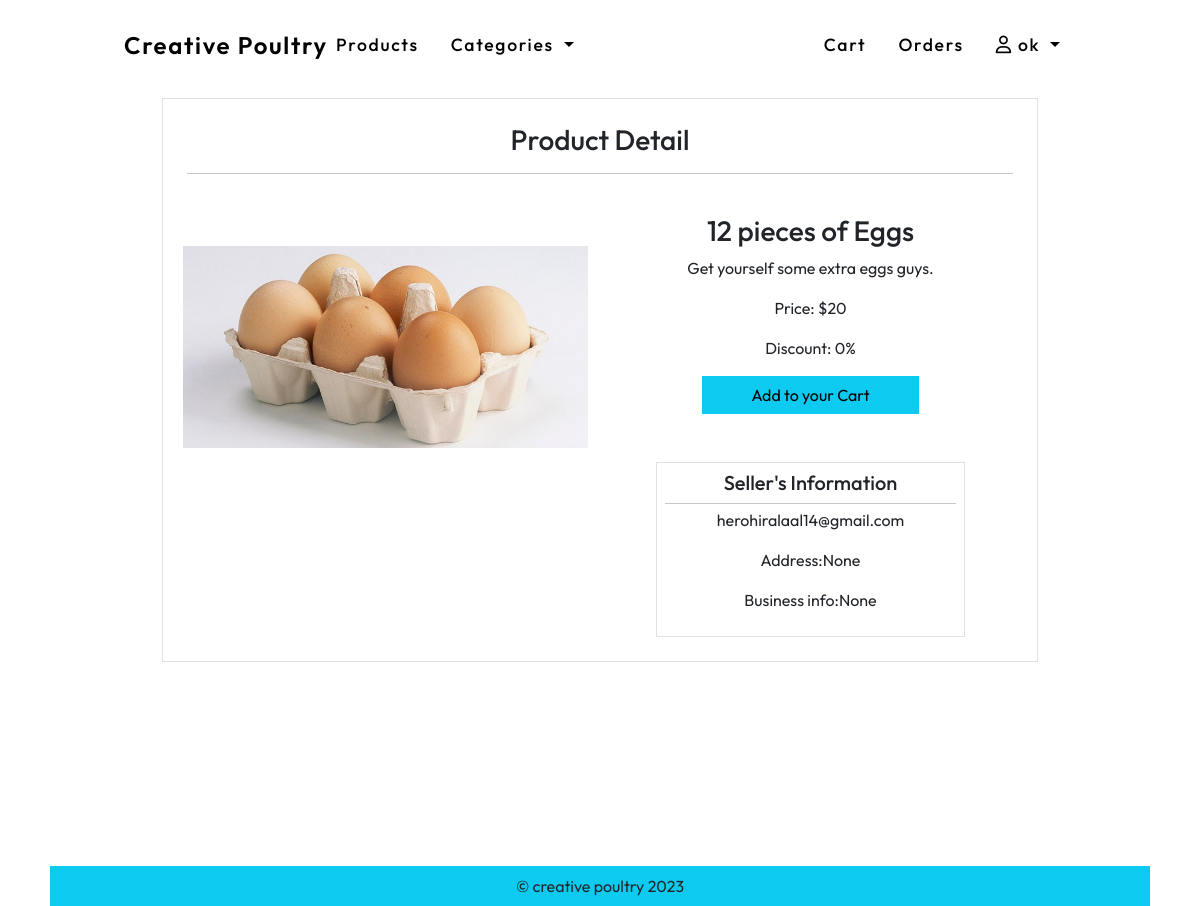
Screenshot of /products/5/detail (signed in) with the database file from the repository.
### account/models.py (models this page shows, shortened)
class User(AbstractBaseUser, PermissionsMixin):
    email = models.EmailField(unique=True)
    first_name = models.CharField(max_length=30, blank=True)
    last_name = models.CharField(max_length=30, blank=True)
    is_active = models.BooleanField(default=True)
    is_staff = models.BooleanField(default=False)
    date_joined = models.DateTimeField(default=timezone.now)
    is_business = models.BooleanField(default=False)
    is_customer = models.BooleanField(default=False)
    address= models.CharField(max_length=200, null=True)
    business_info= models.CharField(max_length=2000, null=True)
    is_approved = models.BooleanField(default=False)
    USERNAME_FIELD = 'email'
    REQUIRED_FIELDS = []
    objects = CustomUserManager()
    @property
    def username(self):
        return self.email.split('@')[0]

### product/models.py (models this page shows, shortened)
class Product(models.Model):
    category = models.ForeignKey(Category, on_delete=models.CASCADE)
    creator = models.ForeignKey(User, on_delete=models.CASCADE)
    name = models.CharField(max_length=100, null=False)
    desc = models.TextField(null=False)
    price = models.IntegerField(default=0, null=False)
    discount = models.IntegerField(default=0, null=False)
    image = models.ImageField(upload_to='product_images', null=False)

### product/views.py (the view)
# urls.py: path('<pk>/detail',ProductDetailView.as_view(),name='detail'),
class ProductDetailView(DetailView):
    model= Product
    template_name = 'product/product-detail.html'
    object_name = 'product'

### product/category_nav.py (called while the page is built)
def navbar(context):
    cats = Category.objects.all()
    return {'categories': cats}

### templates/product/product-detail.html (shortened to what this page needs)
{% extends '../base.html' %}
{% load static %}
{% load django_bootstrap5 %}
{%block bodyblock%}
<div class="container-fluid px-0 mt-2 mx-0 homediv " >
 <div class="container col-lg-9 ">
  <div class="p-4 border">
    <h3 class="text-center">Product Detail</h3><hr>
    <div class="row">
        <div class="col p-2 mt-5">
            <img class="img-fluid" src="{{product.image.url}}" alt="">
        </div>
        <div class="col">
            <div class="text-center my-4">
                <h3>{{product.name}}</h3>
            <p>{{product.desc|safe}}</p>
            <p>Price: ${{product.price}}</p>
            <p>Discount: {{product.discount}}%</p>
        <a href="" class="px-5  btn btn-info">Add to your Cart </a>
            </div>
      <div class="border p-2 mx-5 mt-5 text-center">
        <h5>Seller's Information</h5><hr class="m-0 p-0 mb-1">
        <p>{{product.creator.email}}</p>
        <p>Address:{{product.creator.address}} </p>
        <p>Business info:{{product.creator.business_info}} </p>
      </div>
        </div>
    </div>
  </div>
 </div>
</div>
{%endblock%}

### templates/navbar.html (shortened to what this page needs)
{% load static %}
<div class="container-fluid px-0 mx-0  ">
    <div class="container col-lg-10 py-3">
      {%if user.is_authenticated %}
        {%if user.is_business%}
        {% include 'businessnavbar.html'%}
        {%else%}
      <nav class="navbar navbar-expand-lg">
        <div class="container-fluid">
          <a class=" text-decoration-none logo" href="{%url 'product:home' %}">Creative Poultry
          </a>
          <div class="collapse navbar-collapse" id="navbarSupportedContent">
            <ul class="navbar-nav me-auto mb-2 mb-lg-0">
              <li class="nav-item me-3">
                <a class="nav-link " href="{%url 'product:home' %}">Products</a>
              </li>
              <li class="nav-item dropdown me-2">
                <a class="nav-link dropdown-toggle" href="#" id="navbarDropdownMenuLink" role="button" data-bs-toggle="dropdown" aria-expanded="false">
                 Categories
                </a>
              </li>
            </ul>
              <ul class="navbar-nav ms-auto mb-2 mb-lg-0">
              <li class="nav-item me-3">
                <a class="nav-link position-relative" aria-current="page" href="{% url 'cart:home'%}"
                  >Cart
                  </a
                >
              </li>
              <li class="nav-item me-3">
                <a class="nav-link {{homepage}}" aria-current="page" href=""
                  >Orders</a
                >
              </li>
              <li class="nav-item dropdown me-2">
                <a class="nav-link dropdown-toggle" href="#" id="navbarDropdownMenuLink" role="button" data-bs-toggle="dropdown" aria-expanded="false">
                  <i class="fa-regular fa-user"></i> {{user.username}}
                </a>
              </li>
              </ul>
          </div>
        </div>
      </nav>
        {%endif%}
      {%endif%}
    </div>
  </div>

### staticfiles/css/style.css (style rules this page uses)
* { box-sizing: border-box; font-family: "Outfit", sans-serif; scroll-behavior: smooth; }
html, body { height: 90%; }
.homediv { min-height: calc(100% ) !important; }
.btn { border-radius: 0px !important; }
.nav-link { font-size: 1.1rem; font-weight: 500; letter-spacing: 1.7px; color: #000; transition: 0.78s; }
.logo { font-size: 1.5rem; font-weight: 600; letter-spacing: 1.7px; color: #000; transition: 0.78s; }

### rows the page displays
User: username "ok"
Product: image (picture), name "12 pieces of Eggs", desc "Get yourself some extra eggs guys.", price "20", discount "0", creator.email "herohiralaal14@gmail.com", creator.address "None", creator.business_info "None"
